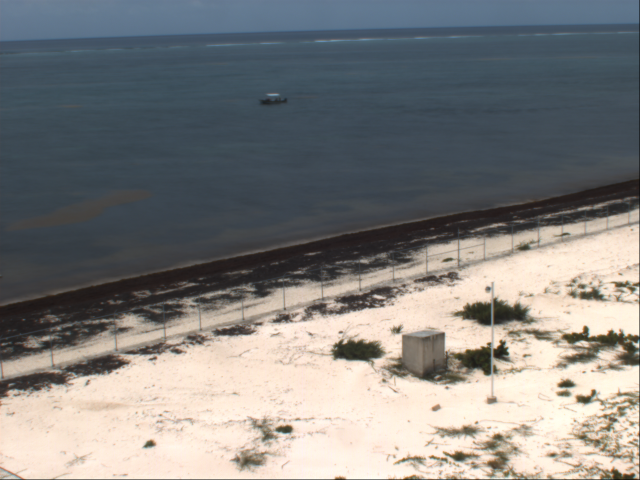
#> input picture selected_imgs/1622134320.Thu.May.27_16_52_00.GMT.2021.morelos.c2.timex.png, 1280 x 960 px (shown at 1/2 size); its folder holds 4 pictures in this run
$ jupyter execute --allow-errors image_splitting.ipynb   (older library calls are emulated)
#> lines starting #> are read from the running program, lines starting #| are printed output that depends on the picture
[cell 1]
import matplotlib.pyplot as plt
import numpy as np
import pandas as pd
import cv2
import os
from PIL import Image
from sklearn.model_selection import train_test_split
from skimage.io import imshow, imread, imsave
from skimage.feature import greycomatrix, greycoprops
from skimage.transform import resize
from skimage.segmentation import felzenszwalb, slic, quickshift, watershed
from skimage.segmentation import mark_boundaries

INPUT_IMAGES_PATH = 'selected_imgs/'
TEST_PATH = 'dataset/test/'
TRAIN_PATH = 'dataset/train/'

## 1. Image Splitting

[cell 2]
dir_contents = os.listdir(INPUT_IMAGES_PATH)
dir_contents = [c for c in dir_contents if c[0] != '.']
images = []
SIZE = 960
for file_name in dir_contents:
    image = imread(INPUT_IMAGES_PATH + file_name)
#> image is the input picture: shape (960, 1280, 3); mean R, G, B 127.7, 127.2, 126
    image = resize(image, (SIZE, SIZE))
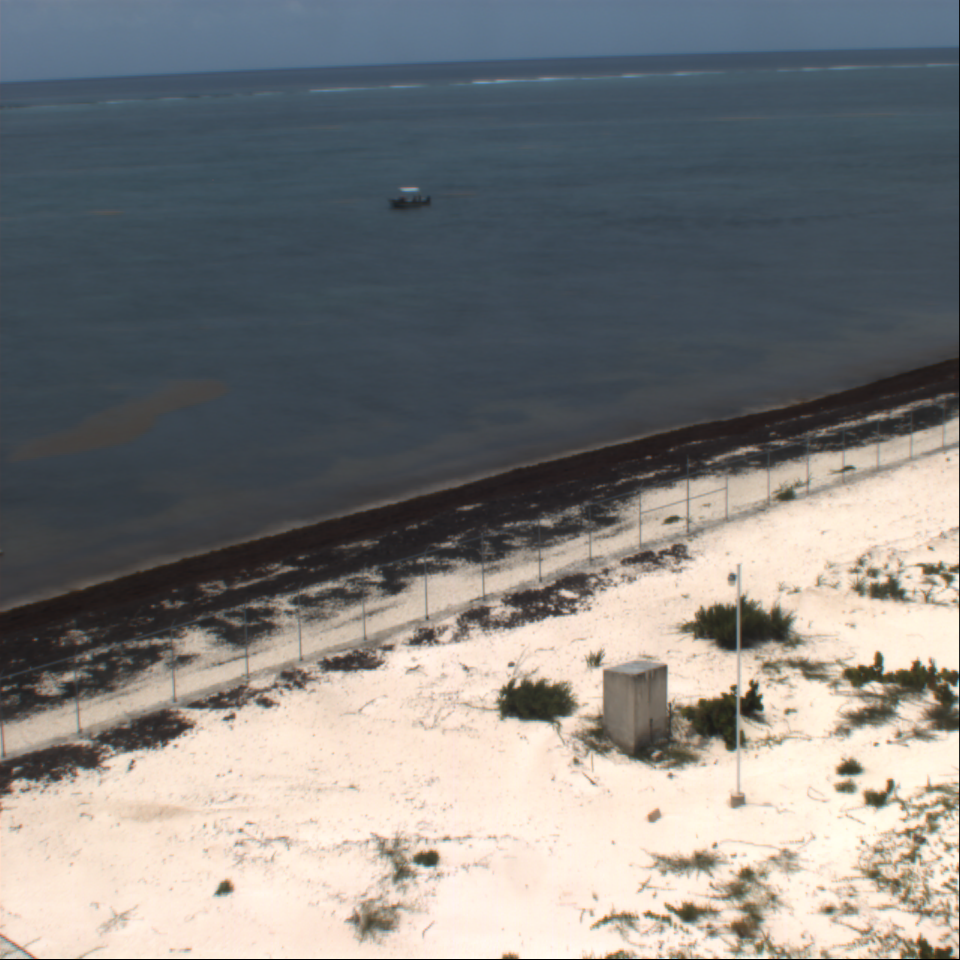
#> image: shape (960, 960, 3) float64; mean R, G, B 0.501, 0.499, 0.494
    images.append(image)
#> pass 2 of the loop `for file_name in dir_contents:`:
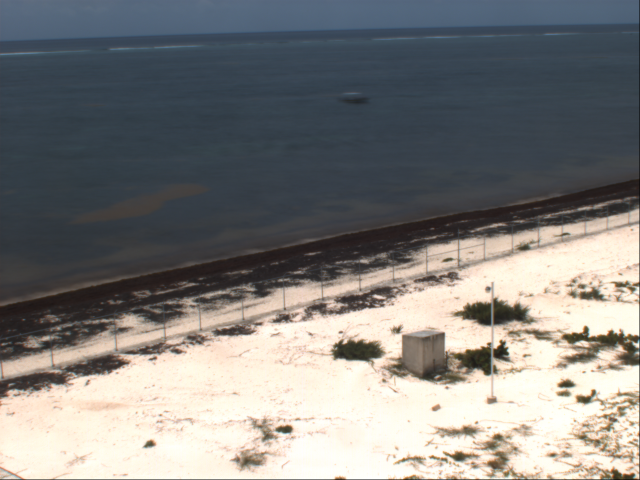
#> input picture selected_imgs/1622134380.Thu.May.27_16_53_00.GMT.2021.morelos.c2.timex.png, 1280 x 960 px (shown at 1/2 size)
#> image is the input picture: shape (960, 1280, 3); mean R, G, B 127.1, 126.4, 124.7
#> `image = resize(image, (SIZE, SIZE))`:
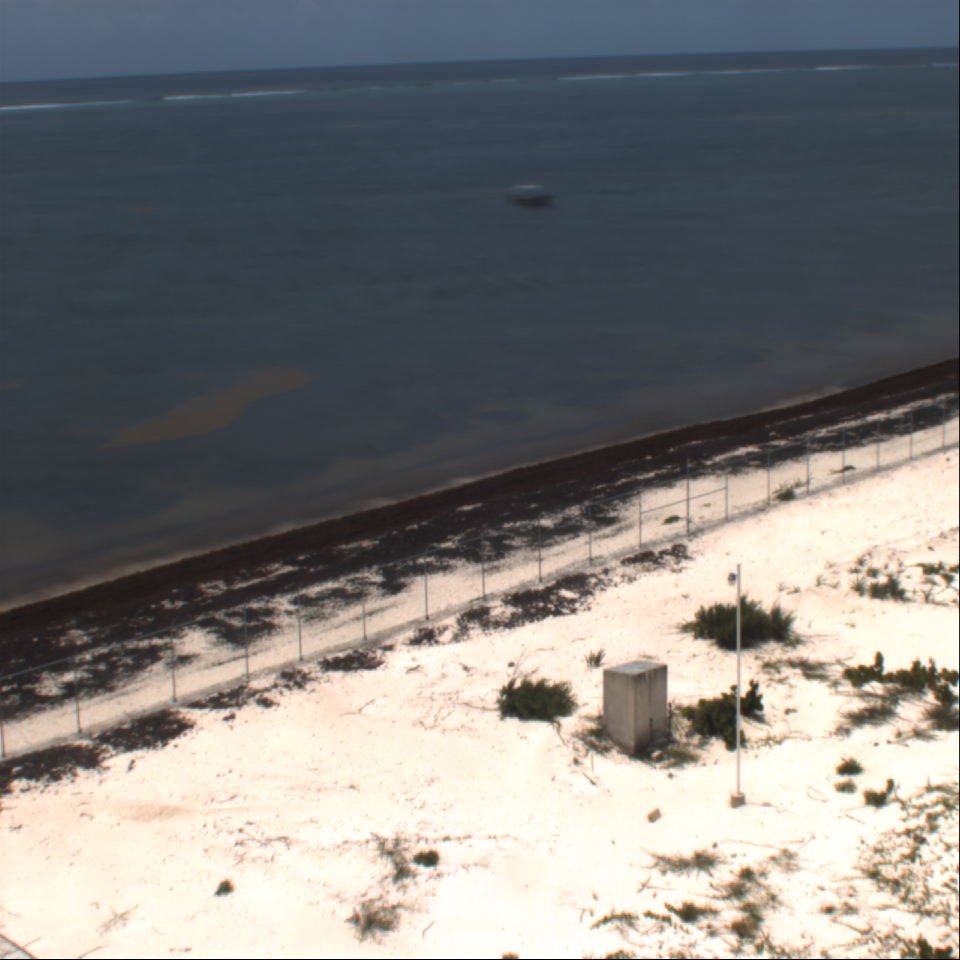
#> image: shape (960, 960, 3) float64; mean R, G, B 0.499, 0.496, 0.489
#> pass 3 of the loop `for file_name in dir_contents:`:
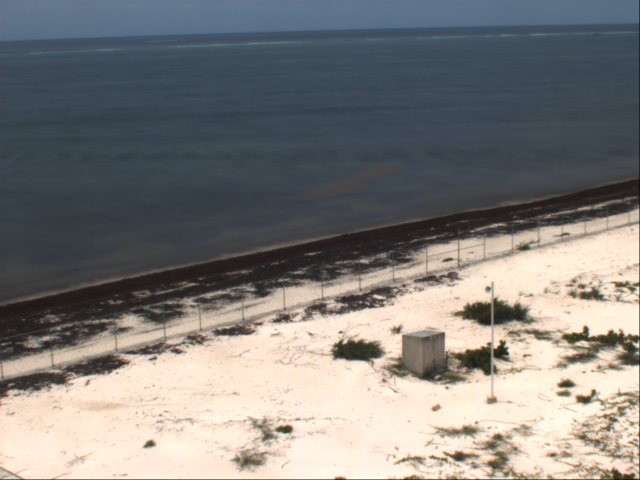
#> input picture selected_imgs/1622134620.Thu.May.27_16_57_00.GMT.2021.morelos.c2.timex.png, 1280 x 960 px (shown at 1/2 size)
#> image is the input picture: shape (960, 1280, 3); mean R, G, B 127.5, 125.6, 123.4
#> `image = resize(image, (SIZE, SIZE))`:
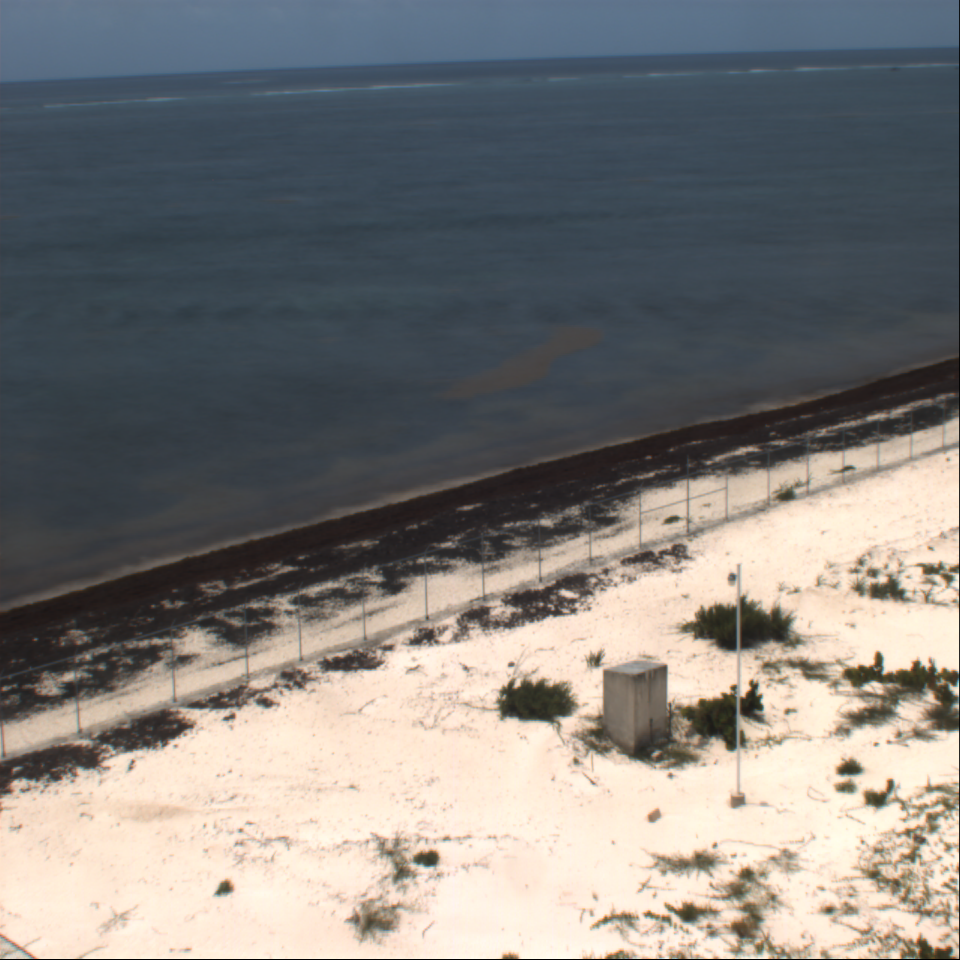
#> image: shape (960, 960, 3) float64; mean R, G, B 0.5, 0.493, 0.484
#> the loop made 4 passes; the first 3 are shown

#> (a cell that did not finish here is left out)

[cell 4]
def split_image(image, num_images, verbose=False):
    """
    Splits an image (ndarray) into 'num_images' images and returns the splitted
    images

    Parameters:
    -----------
    'image': numpy ndarray
        'image' must be a squared 2D numpy array

    'num_images': int
        indicates the number of images to be returned

    Returns:
    --------
    'splitted_images': numpy ndarray
    """
    (width, height, rgb) = image.shape
    if width != height: raise Exception('image must be a squared ndarray')
    num_windows = int(np.sqrt(num_images))
    window_size = width // num_windows
    if verbose:
        print(f"\tImage of size ({width}x{height}). Window size: {window_size}")
    splitted_images = []
    y = 0
    while (y+window_size <= height):
        x = 0
        while (x+window_size <= width):
            if verbose: print(f"\t({x},{x+window_size}:{y},{y+window_size})\t", end='')
            splitted_images.append(image[x:x+window_size, y:y+window_size])
            x += window_size
        if verbose: print()
        y += window_size
    return np.array(splitted_images)

[cell 5]
def split_images(images, num_images, base_path):
#> called with num_images = 100, base_path = 'dataset/train/'
    for img_idx, image in enumerate(images):
        splitted_images = split_image(image, num_images)
        for idx, sp in enumerate(splitted_images):
            imsave(base_path + "IM_" + str(img_idx) + '_' + str(idx) + ".png", sp)

[cell 6]
train_images, test_images = train_test_split(images, test_size=0.2)
num_window = 10
#> (the rest of this cell did not finish here and is left out)

[cell 7]
imshow(train_images[0])
